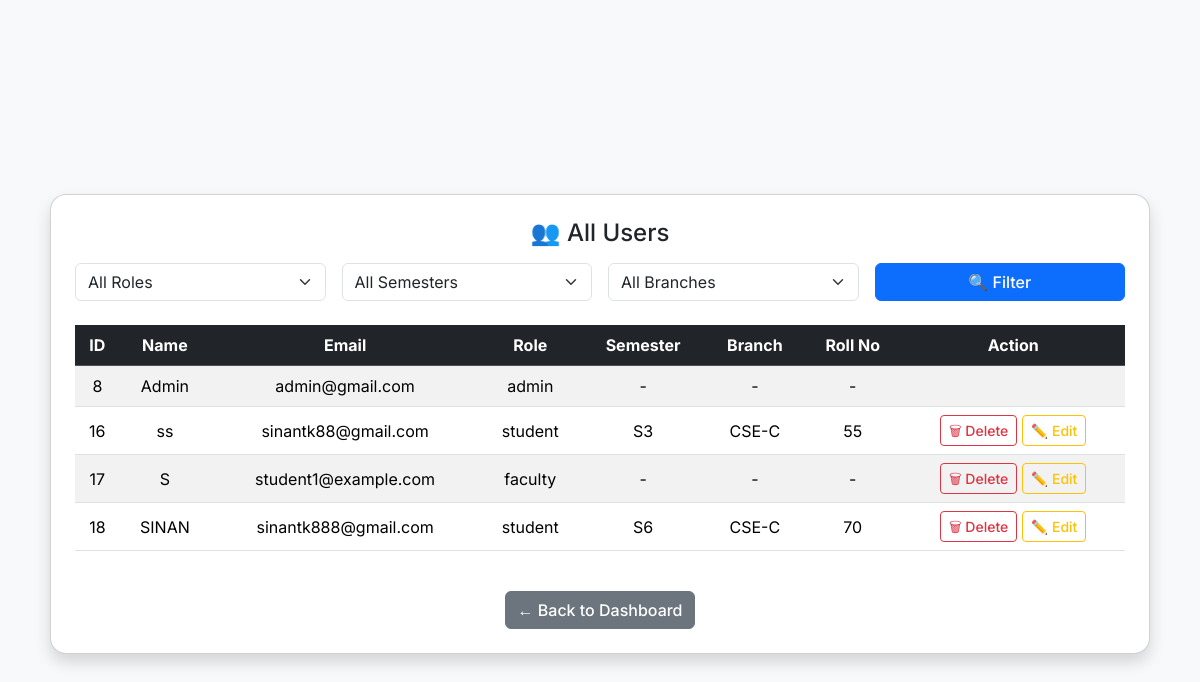
The app's page /admin/users (signed in), older data.
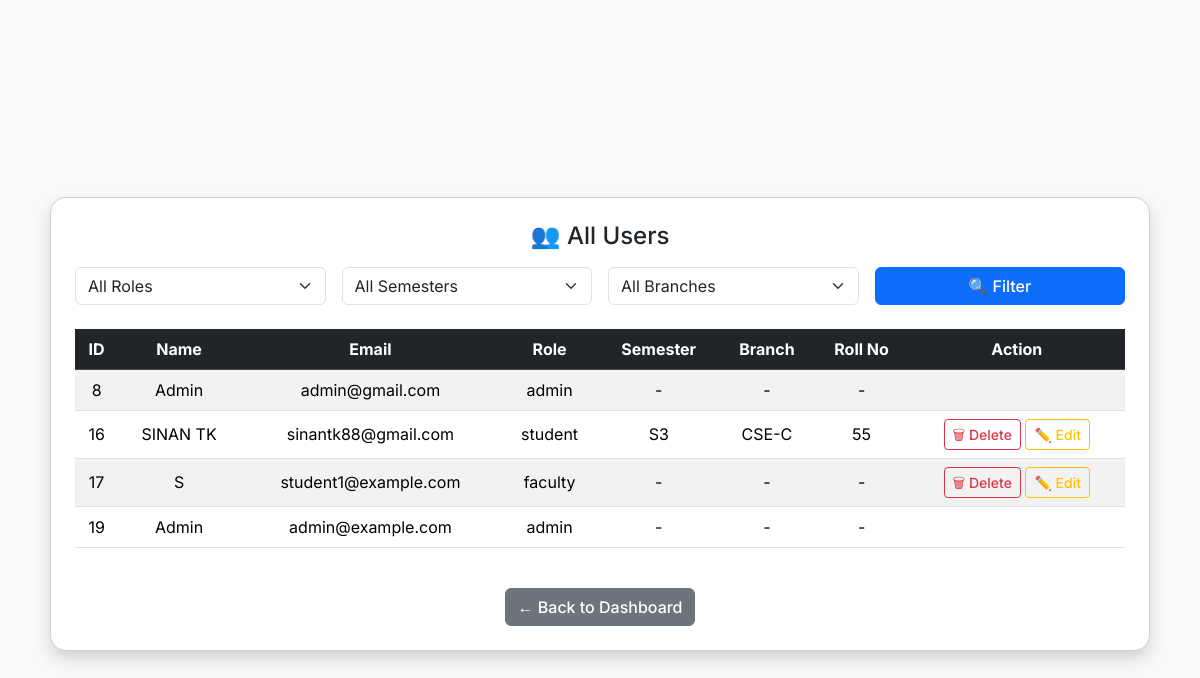
The same page, newer data.
### tables this page shows
CREATE TABLE users (
                id INTEGER PRIMARY KEY AUTOINCREMENT,
                name TEXT,
                email TEXT UNIQUE,
                password TEXT,
                role TEXT,
                semester TEXT,
                branch TEXT,
                roll_number TEXT
            );

### app.py (the view, shortened to what this page needs)
@app.route('/admin/users', methods=['GET', 'POST'])
def admin_users():
    if not is_admin(): abort(403)
    filters = {}
    query = "SELECT * FROM users WHERE 1=1"
    params = []
    with get_db() as db:
        users = db.execute(query, params).fetchall()
    return render_template("admin_users.html", users=users, filters=filters)

### app.py (called while the page is built)
@contextmanager
def get_db():
    conn = sqlite3.connect('database.db', timeout=10, check_same_thread=False)
    conn.row_factory = sqlite3.Row
    try:
        yield conn
        conn.commit()
    finally:
        conn.close()

def is_admin():
    return session.get('role') == 'admin'

@app.after_request
def add_cache_control(response):
    response.headers['Cache-Control'] = 'no-store'
    return response

### templates/admin_users.html (shortened to what this page needs)
{% extends 'base.html' %}
{% block content %}
<div class="container-fluid center-wrapper p-0 m-0">
  <div class="card shadow p-4 w-100" style="max-width: 1100px;">
    <h4 class="text-center mb-3">👥 All Users</h4>
    <form method="POST" class="row g-3 mb-4">
      <div class="col-md-3">
        <select name="role" class="form-select">
          <option value="">All Roles</option>
        </select>
      </div>
      <div class="col-md-3">
        <select name="semester" class="form-select">
          <option value="">All Semesters</option>
        </select>
      </div>
      <div class="col-md-3">
        <select name="branch" class="form-select">
          <option value="">All Branches</option>
        </select>
      </div>
      <div class="col-md-3 text-end">
        <button type="submit" class="btn btn-primary w-100">🔍 Filter</button>
      </div>
    </form>
    <div class="table-scroll-x">
      <table class="table table-striped align-middle text-center">
        <thead class="table-dark">
          <tr>
            <th>ID</th><th>Name</th><th>Email</th><th>Role</th>
            <th>Semester</th><th>Branch</th><th>Roll No</th><th>Action</th>
          </tr>
        </thead>
        <tbody>
          {% for u in users %}
          <tr>
            <td>{{ u.id }}</td>
            <td>{{ u.name }}</td>
            <td>{{ u.email }}</td>
            <td>{{ u.role }}</td>
            <td>{{ u.semester or '-' }}</td>
            <td>{{ u.branch or '-' }}</td>
            <td>{{ u.roll_number or '-' }}</td>
            <td>
  {% if u.role != 'admin' %}
    <form action="{{ url_for('delete_user', user_id=u.id) }}" method="POST" class="d-inline">
      <button type="submit" class="btn btn-sm btn-outline-danger" onclick="return confirm('Are you sure?')">🗑 Delete</button>
    </form>
    <a href="{{ url_for('edit_user', user_id=u.id) }}" class="btn btn-sm btn-outline-warning">✏️ Edit</a>
  {% endif %}
</td>
          </tr>
          {% endfor %}
        </tbody>
      </table>
    </div>
    <div class="text-center mt-4">
      <a href="{{ url_for('admin_dashboard') }}" class="btn btn-secondary">← Back to Dashboard</a>
    </div>
  </div>
</div>
{% endblock %}

### templates/base.html (shortened to what this page needs)
<!DOCTYPE html>
<html lang="en">
<head>
  <link href="https://cdn.jsdelivr.net/npm/bootstrap@5.3.3/dist/css/bootstrap.min.css" rel="stylesheet">
</head>
<body>
  <div class="container py-4 d-flex d-md-block justify-content-center" style="min-height: 100vh;">
    {% block content %}{% endblock %}
  </div>
</body>
</html>

### templates/base.html (style rules this page uses)
body { font-family: 'Inter', sans-serif; background-color: #f8f9fa; }
.card { border-radius: 1rem; }
.btn { font-weight: 500; }
.table-scroll-x { overflow-x: auto; }
.center-wrapper { display: flex; align-items: center; justify-content: center; min-height: 100vh; }

Row changes from the older to the newer data that the page shows:
removed users: id "18", name "SINAN", email "sinantk888@gmail.com", role "student", semester "S6", branch "CSE-C", roll_number "70"
changed users "sinantk88@gmail.com": name "ss" → "SINAN TK"
added users: id "19", name "Admin", email "admin@example.com", role "admin", semester "-", branch "-", roll_number "-"
